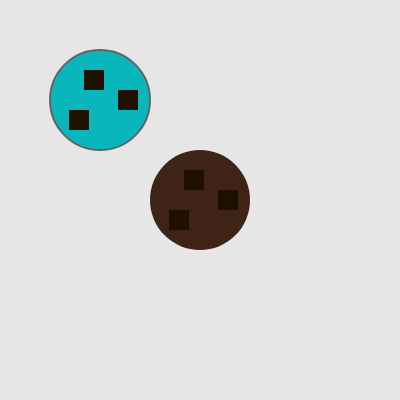
Frame 1 (no input)
Frame 60 (no input): identical to frame 1, image omitted
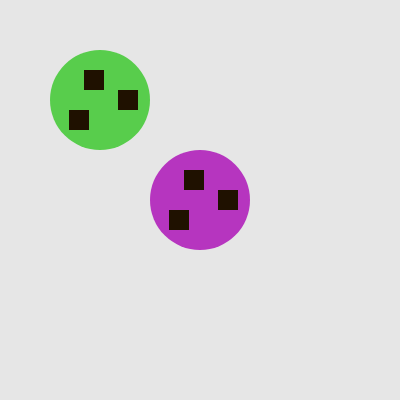
Frame 120 (the mouse pressed at the canvas centre since frame 60)

The p5.js sketch that drew these frames (run headless with seeded random() and noise() and a simulated clock; from frame 60 on, the mouse is pressed at the canvas centre):

// p5.js sketch
// ── sketch.js
// DM2008 – Activity 4a
// Bake a Cookie (30 min)

let cookie;

function setup() {
  createCanvas(400, 400);
  noStroke();
  cookie = new Cookie("dbl-choco", 100, width / 2, height / 2);
  cookie2 = new Cookie("mint", 100, width / 4, height / 4);
  // Step 3: make one cookie object
  // cookie = new Cookie("chocolate", 80, width/2, height/2);
}

function draw() {
  background(230);
  cookie.show();
  cookie2.show();
  cookie.move();
  cookie2.move();

  // Step 4: call the cookie’s show() method
  // cookie.show();
  // function keyPressed() {
  //     fill(7, 23, 24);
  // }
}

// Step 1: define the Cookie class
class Cookie {
  constructor(flavor, sz, x, y) {
    // set up required properties
    this.flavor = flavor;
    this.sz = sz;
    this.x = x;
    this.y = y;
    this.color = null;
  }

  // Step 2: display the cookie
  show() {
    // function keyPressed() {
    // switch (key) {
    //   case 'd':
    if (mouseIsPressed) {
      fill(this.color);
    } else {
      switch (this.flavor) {
        case "dbl-choco":
          fill(63, 35, 23);
          break;
        case "mint":
          stroke(100);
          strokeWeight(2);
          fill(9, 182, 188);
          break;
        default:
          fill(220, 180, 120);
      }
    }
    ellipse(this.x, this.y, this.sz);

    const c = this.sz * 0.2;
    noStroke();
    fill(31, 17, 0);
    rect(this.x - this.sz * 0.16, this.y - this.sz * 0.3, c);
    rect(this.x + this.sz * 0.18, this.y - this.sz * 0.1, c);
    rect(this.x - this.sz * 0.31, this.y + this.sz * 0.1, c);
  }

  update() {}

  move() {
    if (keyCode === UP_ARROW) {
      this.y -= 10;
    } else if (keyCode === DOWN_ARROW) {
      this.y += 10;
    }
    if (keyCode === LEFT_ARROW) {
      this.x -= 5;
    } else if (keyCode === RIGHT_ARROW) {
      this.x += 5;
    }
  }
}

function mousePressed() {
  cookie.color = color(random(255), random(255), random(255));
  cookie2.color = color(random(255), random(255), random(255));
}

// function keyPressed() {
//   switch (this.flavor) {
//     case "mint":
//       fill(7, 23, 24);
//       break;
// }
// }
// Steps 5 & 6: Implement additional methods here

// Step 5: add movement (keyboard arrows)
// function keyPressed() {}

// Step 6: add flavor randomizer (mouse click)
// function mousePressed() {}
